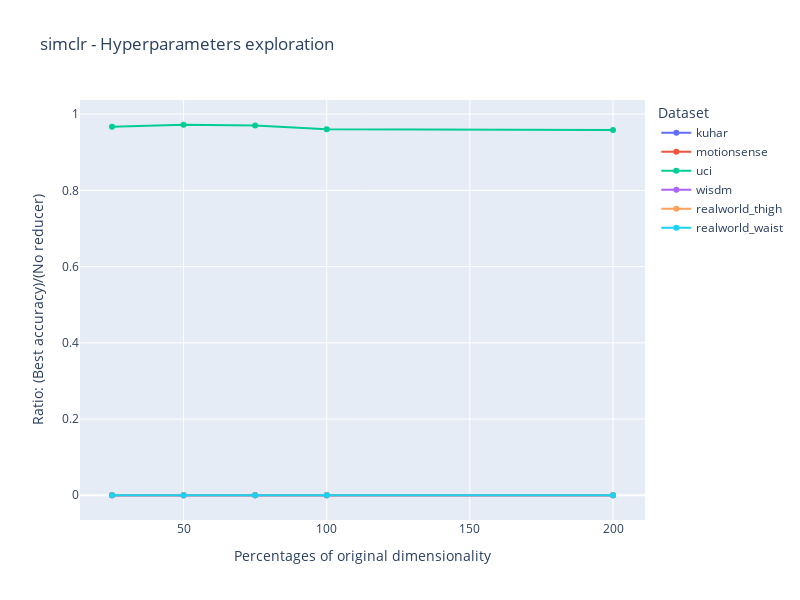

The notebook cell saved with this chart:
### Code cell
type_simclr=type_simclr_default
def plot_best_score_all(dataset, type_simclr):
    fig = go.Figure() 
    
    for percentage in percentages:
        best_scores = []  
        n_transformations_=0
        
        max_score = -1  
        for i, n_transformations in enumerate(transformations):
            data = read_csv(dataset, type_simclr, n_transformations, percentage)
            score_no_reducer = get_no_reducer_score(dataset) 
            try:
                max_dataset_score = data['score'].max()
                
                if max_dataset_score > max_score:
                    max_score = max_dataset_score 
                    max_dataset_score_ = data['score'].cummax()
                    n_transformations_ = n_transformations
            except:
                n_transformations_ = 0
                
                
                
            best_scores.append(max_score)
        best_transformation[percentage]={}
        best_transformation['score_no_reducer']=score_no_reducer        
        best_transformation[percentage]['t']=n_transformations_
        best_transformation[percentage]['score']=max_score
    return best_transformation


def plot_lines_all():
    data_frames = []
    
    for i, dataset in enumerate(datasets):
        best_scores = []
    
        for percentage in percentages:
            try:
                data = plot_best_score_all(dataset, type_simclr)
                score_no_reducer = get_no_reducer_score(dataset)
                best_scores.append(data[percentage]['score'].max() / score_no_reducer)
            except:
                print(dataset, type_simclr, percentage)
                best_scores.append(0)
    
            # Create a DataFrame for the current dataset and percentage
            df = pd.DataFrame({'Dataset': [dataset], 'Percentage': [percentage], 'Best_Scores': [best_scores[-1]]})
            data_frames.append(df)
            
    # Concatenate all DataFrames into one
    data_frame = pd.concat(data_frames, ignore_index=True)
    
    # Create a Plotly figure
    fig = px.line(data_frame, x='Percentage', y='Best_Scores', color='Dataset',
                  labels={'Percentage': 'Percentages of original dimensionality',
                          'Best_Scores': 'Ratio: (Best accuracy)/(No reducer)'},
                  title=f'{type_simclr} - Hyperparameters exploration',
                  )
    fig.update_layout(
        height=600,  # Set your desired height (in pixels)
        width=800    # Set your desired width (in pixels)
    )
    fig.update_traces(mode='markers+lines')
    
    # Show the figure
    fig.show()

plot_lines_all()

### Figure 1 — Plotly figure (JSON) as saved in the notebook; plotly's stock layout.template omitted (floating-point values rounded to 4 significant figures)
{"data": [{"hovertemplate": "Dataset=kuhar<br>Percentages of original dimensionality=%{x}<br>Ratio: (Best accuracy)/(No reducer)=%{y}<extra></extra>", "legendgroup": "kuhar", "line": {"color": "#636efa", "dash": "solid"}, "marker": {"symbol": "circle"}, "mode": "markers+lines", "name": "kuhar", "orientation": "v", "showlegend": true, "type": "scatter", "x": [25, 50, 75, 100, 200], "xaxis": "x", "y": [0, 0, 0, 0, 0], "yaxis": "y"}, {"hovertemplate": "Dataset=motionsense<br>Percentages of original dimensionality=%{x}<br>Ratio: (Best accuracy)/(No reducer)=%{y}<extra></extra>", "legendgroup": "motionsense", "line": {"color": "#EF553B", "dash": "solid"}, "marker": {"symbol": "circle"}, "mode": "markers+lines", "name": "motionsense", "orientation": "v", "showlegend": true, "type": "scatter", "x": [25, 50, 75, 100, 200], "xaxis": "x", "y": [0, 0, 0, 0, 0], "yaxis": "y"}, {"hovertemplate": "Dataset=uci<br>Percentages of original dimensionality=%{x}<br>Ratio: (Best accuracy)/(No reducer)=%{y}<extra></extra>", "legendgroup": "uci", "line": {"color": "#00cc96", "dash": "solid"}, "marker": {"symbol": "circle"}, "mode": "markers+lines", "name": "uci", "orientation": "v", "showlegend": true, "type": "scatter", "x": [25, 50, 75, 100, 200], "xaxis": "x", "y": [0.967, 0.9722, 0.9705, 0.9604, 0.9583], "yaxis": "y"}, {"hovertemplate": "Dataset=wisdm<br>Percentages of original dimensionality=%{x}<br>Ratio: (Best accuracy)/(No reducer)=%{y}<extra></extra>", "legendgroup": "wisdm", "line": {"color": "#ab63fa", "dash": "solid"}, "marker": {"symbol": "circle"}, "mode": "markers+lines", "name": "wisdm", "orientation": "v", "showlegend": true, "type": "scatter", "x": [25, 50, 75, 100, 200], "xaxis": "x", "y": [0, 0, 0, 0, 0], "yaxis": "y"}, {"hovertemplate": "Dataset=realworld_thigh<br>Percentages of original dimensionality=%{x}<br>Ratio: (Best accuracy)/(No reducer)=%{y}<extra></extra>", "legendgroup": "realworld_thigh", "line": {"color": "#FFA15A", "dash": "solid"}, "marker": {"symbol": "circle"}, "mode": "markers+lines", "name": "realworld_thigh", "orientation": "v", "showlegend": true, "type": "scatter", "x": [25, 50, 75, 100, 200], "xaxis": "x", "y": [0, 0, 0, 0, 0], "yaxis": "y"}, {"hovertemplate": "Dataset=realworld_waist<br>Percentages of original dimensionality=%{x}<br>Ratio: (Best accuracy)/(No reducer)=%{y}<extra></extra>", "legendgroup": "realworld_waist", "line": {"color": "#19d3f3", "dash": "solid"}, "marker": {"symbol": "circle"}, "mode": "markers+lines", "name": "realworld_waist", "orientation": "v", "showlegend": true, "type": "scatter", "x": [25, 50, 75, 100, 200], "xaxis": "x", "y": [0, 0, 0, 0, 0], "yaxis": "y"}], "layout": {"height": 600, "legend": {"title": {"text": "Dataset"}, "tracegroupgap": 0}, "title": {"text": "simclr - Hyperparameters exploration"}, "width": 800, "xaxis": {"anchor": "y", "autorange": true, "domain": [0, 1], "range": [13.83, 211.2], "title": {"text": "Percentages of original dimensionality"}, "type": "linear"}, "yaxis": {"anchor": "x", "autorange": true, "domain": [0, 1], "range": [-0.06495, 1.037], "title": {"text": "Ratio: (Best accuracy)/(No reducer)"}, "type": "linear"}}}
